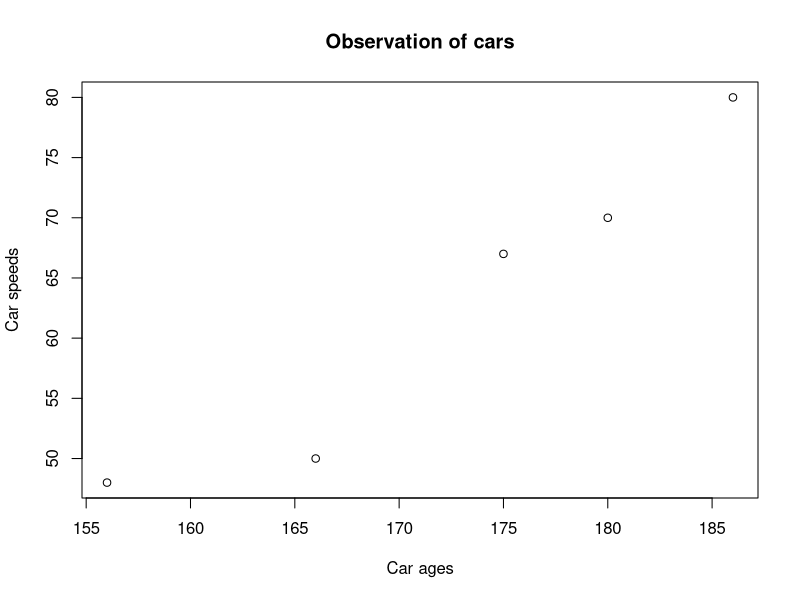

Write R code to recreate this figure.
x <- c(180, 156, 175, 186, 166)
y <- c(70, 48, 67, 80, 50)
plot(x, y, main="Observation of cars", xlab = "Car ages", ylab = "Car speeds")